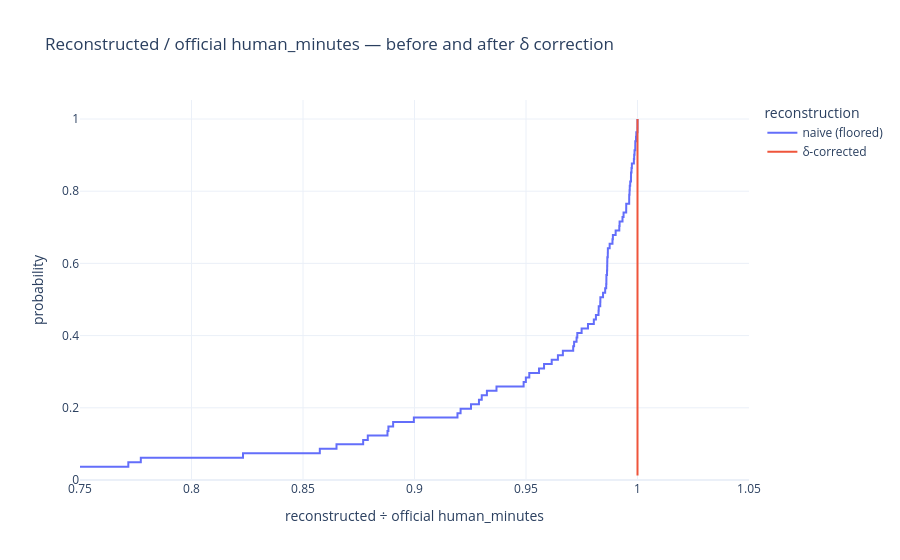

The notebook cell this image was saved under:
### Markdown cell above
## 5. Before/after: reconstruction error of `human_minutes`

The point of the correction: re-deriving `human_minutes` from the export now succeeds
exactly on every δ-corrected task, where the naive floored reconstruction missed by up
to ~20% on short tasks.

### Code cell
naive_gmean_by_task = successful_hcast_baseline_runs.groupby("task_id").apply(
    lambda d: stats.gmean(d["minutes_floored"].clip(lower=1e-9)), include_groups=False)
corrected_gmean_by_task = successful_hcast_runs_with_delta.groupby("task_id").apply(
    lambda d: stats.gmean(d["minutes_floored"] + d["delta_task"]), include_groups=False)
official_human_minutes_by_task = successful_hcast_baseline_runs.groupby("task_id")[
    "human_minutes"].first()

ratio_by_task_reconstruction = pd.DataFrame({
    "naive (floored)": naive_gmean_by_task / official_human_minutes_by_task,
    "δ-corrected": corrected_gmean_by_task / official_human_minutes_by_task,
}).reset_index().melt(id_vars="task_id", var_name="reconstruction", value_name="ratio")
fig = px.ecdf(
    ratio_by_task_reconstruction, x="ratio", color="reconstruction",
    title="Reconstructed / official human_minutes — before and after δ correction",
    labels={"ratio": "reconstructed ÷ official human_minutes"},
)
fig.update_xaxes(range=[0.75, 1.05])
fig.write_image(FIGURES / "before_after_ecdf.png", width=750, height=450, scale=2)
fig.show()

### Figure 1 — Plotly figure (JSON) as saved in the notebook; plotly's stock layout.template omitted (floating-point values rounded to 4 significant figures)
{"data": [{"hovertemplate": "reconstruction=naive (floored)<br>reconstructed ÷ official human_minutes=%{x}<br>probability=%{y}<extra></extra>", "legendgroup": "naive (floored)", "line": {"dash": "solid", "shape": "hv"}, "marker": {"color": "#636efa", "symbol": "circle"}, "mode": "lines", "name": "naive (floored)", "orientation": "v", "showlegend": true, "type": "scatter", "x": [1.048e-09, 0.0009217, 0.7162, 0.7717, 0.7773, 0.8231, 0.8575, 0.865, 0.877, 0.8791, 0.8879, 0.8883, 0.8904, 0.8997, 0.9193, 0.9207, 0.9253, 0.9289, 0.9302, 0.9325, 0.9368, 0.9489, 0.9499, 0.9515, 0.9558, 0.9581, 0.9615, 0.9643, 0.9665, 0.9712, 0.9716, 0.9727, 0.973, 0.9749, 0.9778, 0.9804, 0.9814, 0.9825, 0.9826, 0.9833, 0.9834, 0.9845, 0.9855, 0.986, 0.986, 0.9861, 0.9863, 0.9864, 0.9864, 0.9865, 0.9867, 0.9867, 0.9875, 0.9888, 0.989, 0.9902, 0.9918, 0.992, 0.9933, 0.9938, 0.9949, 0.9949, 0.9963, 0.9963, 0.9964, 0.9965, 0.9967, 0.9971, 0.9971, 0.9973, 0.9975, 0.9984, 0.9985, 0.9987, 0.999, 0.999, 0.9993, 0.9995, 1.0, 1.0, 1.0], "xaxis": "x", "y": [0.01235, 0.02469, 0.03704, 0.04938, 0.06173, 0.07407, 0.08642, 0.09877, 0.1111, 0.1235, 0.1358, 0.1481, 0.1605, 0.1728, 0.1852, 0.1975, 0.2099, 0.2222, 0.2346, 0.2469, 0.2593, 0.2716, 0.284, 0.2963, 0.3086, 0.321, 0.3333, 0.3457, 0.358, 0.3704, 0.3827, 0.3951, 0.4074, 0.4198, 0.4321, 0.4444, 0.4568, 0.4691, 0.4815, 0.4938, 0.5062, 0.5185, 0.5309, 0.5432, 0.5556, 0.5679, 0.5802, 0.5926, 0.6049, 0.6173, 0.6296, 0.642, 0.6543, 0.6667, 0.679, 0.6914, 0.7037, 0.716, 0.7284, 0.7407, 0.7531, 0.7654, 0.7778, 0.7901, 0.8025, 0.8148, 0.8272, 0.8395, 0.8519, 0.8642, 0.8765, 0.8889, 0.9012, 0.9136, 0.9259, 0.9383, 0.9506, 0.963, 0.9753, 0.9877, 1.0], "yaxis": "y"}, {"hovertemplate": "reconstruction=δ-corrected<br>reconstructed ÷ official human_minutes=%{x}<br>probability=%{y}<extra></extra>", "legendgroup": "δ-corrected", "line": {"dash": "solid", "shape": "hv"}, "marker": {"color": "#EF553B", "symbol": "circle"}, "mode": "lines", "name": "δ-corrected", "orientation": "v", "showlegend": true, "type": "scatter", "x": [1.0, 1.0, 1.0, 1.0, 1.0, 1.0, 1.0, 1.0, 1.0, 1.0, 1.0, 1.0, 1.0, 1.0, 1.0, 1.0, 1.0, 1.0, 1.0, 1.0, 1.0, 1.0, 1.0, 1.0, 1.0, 1.0, 1.0, 1.0, 1.0, 1.0, 1.0, 1.0, 1.0, 1.0, 1.0, 1.0, 1.0, 1.0, 1.0, 1.0, 1.0, 1.0, 1.0, 1.0, 1.0, 1.0, 1.0, 1.0, 1.0, 1.0, 1.0, 1.0, 1.0, 1.0, 1.0, 1.0, 1.0, 1.0, 1.0, 1.0, 1.0, 1.0, 1.0, 1.0, 1.0, 1.0, 1.0, 1.0, 1.0, 1.0, 1.0, 1.0, 1.0, 1.0, 1.0, 1.0, 1.0, 1.0, 1.0, 1.0, 1.0], "xaxis": "x", "y": [0.01235, 0.02469, 0.03704, 0.04938, 0.06173, 0.07407, 0.08642, 0.09877, 0.1111, 0.1235, 0.1358, 0.1481, 0.1605, 0.1728, 0.1852, 0.1975, 0.2099, 0.2222, 0.2346, 0.2469, 0.2593, 0.2716, 0.284, 0.2963, 0.3086, 0.321, 0.3333, 0.3457, 0.358, 0.3704, 0.3827, 0.3951, 0.4074, 0.4198, 0.4321, 0.4444, 0.4568, 0.4691, 0.4815, 0.4938, 0.5062, 0.5185, 0.5309, 0.5432, 0.5556, 0.5679, 0.5802, 0.5926, 0.6049, 0.6173, 0.6296, 0.642, 0.6543, 0.6667, 0.679, 0.6914, 0.7037, 0.716, 0.7284, 0.7407, 0.7531, 0.7654, 0.7778, 0.7901, 0.8025, 0.8148, 0.8272, 0.8395, 0.8519, 0.8642, 0.8765, 0.8889, 0.9012, 0.9136, 0.9259, 0.9383, 0.9506, 0.963, 0.9753, 0.9877, 1.0], "yaxis": "y"}], "layout": {"legend": {"title": {"text": "reconstruction"}, "tracegroupgap": 0}, "title": {"text": "Reconstructed / official human_minutes — before and after δ correction"}, "xaxis": {"anchor": "y", "domain": [0.0, 1.0], "range": [0.75, 1.05], "title": {"text": "reconstructed ÷ official human_minutes"}}, "yaxis": {"anchor": "x", "domain": [0.0, 1.0], "rangemode": "tozero", "title": {"text": "probability"}}}}
